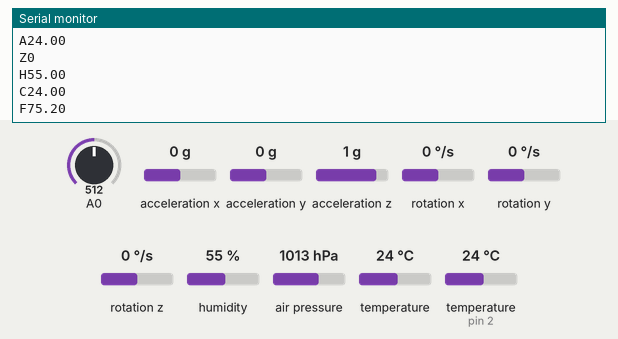
Simulated run of this sketch. Board: Arduino Uno, built with avr-gcc and run on an emulated ATmega328P. Parts: the last lines printed to the serial monitor. Wiring (inferred from the names in the program): MPU-6050 motion sensor at I2C address 0x68. Inputs (shaded band) come from the test bench; at power-on: acceleration z 1 g, humidity 55 %, A0 = 512, acceleration x 0 g, temperature (sensor on pin 2) 24 °C, acceleration y 0 g, rotation x 0 °/s, rotation y 0 °/s, rotation z 0 °/s, air pressure 1013 hPa, temperature 24 °C.

Above: at 1.2 s.
1.3 s: acceleration z set to 0 g
At 1.53 s:
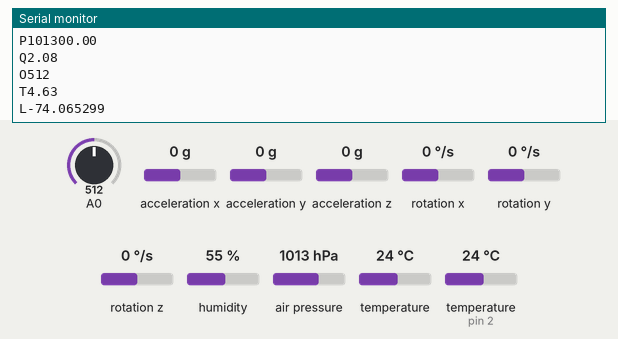
3.2 s: humidity set to 22 %
4.7 s: A0 set to 716
At 5.46 s:
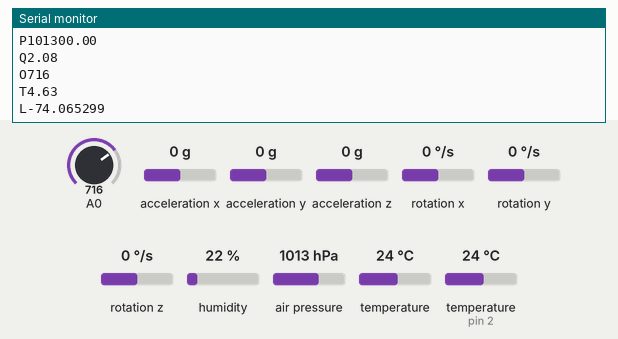
6.2 s: acceleration x set to -1.4 g
7.7 s: temperature (sensor on pin 2) set to 12 °C
9.2 s: acceleration y set to -1.4 g
Timing chart, 0 to 11.7 s (numbered marks = the images above; inputs shaded):
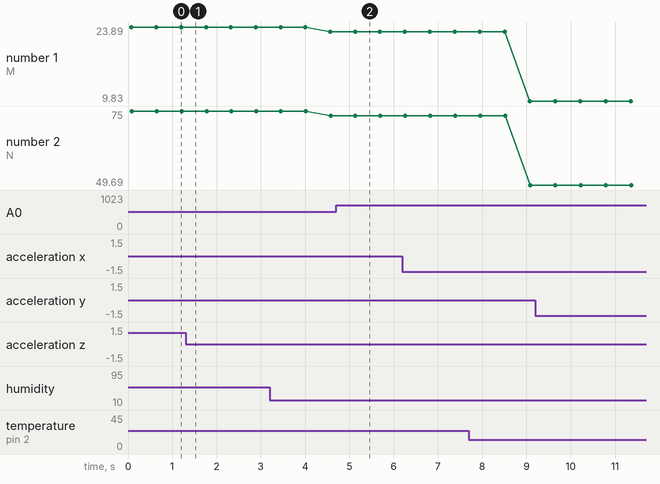

Measured:
- after the input at 4.7 s, the serial monitor: prints a new line after 0.47 s (image 2)
- plotted number 1: 23.89 → 23.03 after the input at 3.2 s, 23.03 → 9.83 after the input at 7.7 s
- plotted number 2: 75 → 73.45 after the input at 3.2 s, 73.45 → 49.69 after the input at 7.7 s

The sketch:

node.ino
```cpp
#include "DHT.h"
#define DHTPIN 2
#define DHTTYPE DHT22
#include<Wire.h>
#include <Adafruit_BMP085.h>
#include <SoftwareSerial.h>

#define A_R 16384.0
#define G_R 131.0
#define RAD_A_DEG = 57.295779

DHT dht(DHTPIN, DHTTYPE);
const int MPU=0x68;
int16_t AcX,AcY,AcZ,Tmp,GyX,GyY,GyZ;
Adafruit_BMP085 bmp;
float Acc[2];
float Gy[2];
float Angle[2];


void setup(){
  Wire.begin();
  Wire.beginTransmission(MPU);
  Wire.write(0x6B);  // PWR_MGMT_1 register
  Wire.write(0);     // set to zero (wakes up the MPU-6050)
  Wire.endTransmission(true);
  Serial.begin(9600);
  dht.begin();
}

void loop(){
  Wire.beginTransmission(MPU);
  Wire.write(0x3B);  // starting with register 0x3B (ACCEL_XOUT_H)
  Wire.endTransmission(false);
  Wire.requestFrom(MPU,14,true);  // request a total of 14 registers
  AcX=Wire.read()<<8|Wire.read();  // 0x3B (ACCEL_XOUT_H) & 0x3C (ACCEL_XOUT_L)
  AcY=Wire.read()<<8|Wire.read();  // 0x3D (ACCEL_YOUT_H) & 0x3E (ACCEL_YOUT_L)
  AcZ=Wire.read()<<8|Wire.read();  // 0x3F (ACCEL_ZOUT_H) & 0x40 (ACCEL_ZOUT_L)
  Tmp=Wire.read()<<8|Wire.read();  // 0x41 (TEMP_OUT_H) & 0x42 (TEMP_OUT_L)
  GyX=Wire.read()<<8|Wire.read();  // 0x43 (GYRO_XOUT_H) & 0x44 (GYRO_XOUT_L)
  GyY=Wire.read()<<8|Wire.read();  // 0x45 (GYRO_YOUT_H) & 0x46 (GYRO_YOUT_L)
  GyZ=Wire.read()<<8|Wire.read();  // 0x47 (GYRO_ZOUT_H) & 0x48 (GYRO_ZOUT_L)

   Acc[1] = atan(-1*(AcX/A_R)/sqrt(pow((AcY/A_R),2) + pow((AcZ/A_R),2)))*RAD_TO_DEG;
   Acc[0] = atan((AcY/A_R)/sqrt(pow((AcX/A_R),2) + pow((AcZ/A_R),2)))*RAD_TO_DEG;

    Gy[0] = GyX/G_R;
   Gy[1] = GyY/G_R;

   Angle[0] = 0.98 *(Angle[0]+Gy[0]*0.010) + 0.02*Acc[0];
   Angle[1] = 0.98 *(Angle[1]+Gy[1]*0.010) + 0.02*Acc[1];

   Serial.print("X"); Serial.println(Angle[0]);
   Serial.print("Y"); Serial.println(Angle[1]);
   //Accelerometer
  Serial.print("I"); Serial.println(AcX);
  Serial.print("J"); Serial.println(AcY);
  Serial.print("K"); Serial.println(AcZ);
  Serial.print("A"); Serial.println(Tmp/340.00+36.53);

  //Gyroscope
  //Serial.print("X"); Serial.println(GyX);
  //Serial.print("Y"); Serial.println(GyY);
  Serial.print("Z"); Serial.println(GyZ);


  float h = dht.readHumidity();
  float t = dht.readTemperature();
  float f = dht.readTemperature(true);
  float hif = dht.computeHeatIndex(f, h);
  float hic = dht.computeHeatIndex(t, h, false);
  float bmpTem = bmp.readTemperature(); // temperatura sensor bmp 180
  float bmPa = bmp.readPressure();  // presion atmosferica sensor bmp 180
  float bmpH = bmp.readAltitude();  // Altitud con respecto al nivel del mar sensor bmp 180

  Serial.print("H");
  Serial.println(h);
  Serial.print("C");
  Serial.println(t);
  Serial.print("F");
  Serial.println(f);
  Serial.print("M");
  Serial.println(hic);
  Serial.print("N");
  Serial.println(hif);
  Serial.print("P");
  Serial.println(bmPa);
  Serial.print("Q");
  Serial.println(bmpH);
  Serial.print("O");
  Serial.println(analogRead(0));

  Serial.print("T");
  Serial.println(4.626851);
  Serial.print("L");
  Serial.println("-74.065299");


 /* if (sGps.available()) {
  Serial.write(sGps.read());
 Serial.println("1892009");
   Serial.print("T");
  }*/
 delay(500);

}
```
